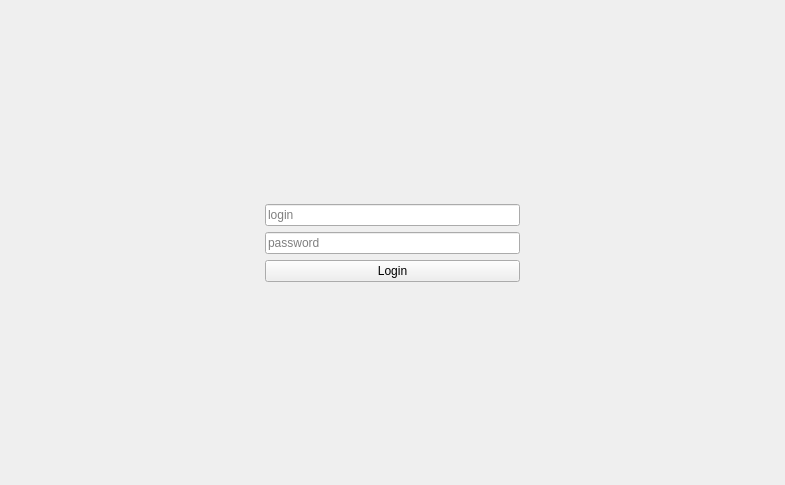
<?xml version="1.0" encoding="UTF-8"?>
<ui version="4.0">
 <class>OpenSchedulerUI::LoginWidget</class>
 <widget class="QWidget" name="OpenSchedulerUI::LoginWidget">
  <property name="geometry">
   <rect>
    <x>0</x>
    <y>0</y>
    <width>785</width>
    <height>485</height>
   </rect>
  </property>
  <property name="windowTitle">
   <string>LoginWidget</string>
  </property>
  <layout class="QHBoxLayout" name="horizontalLayout">
   <item>
    <spacer name="horizontalSpacer">
     <property name="orientation">
      <enum>Qt::Orientation::Horizontal</enum>
     </property>
     <property name="sizeHint" stdset="0">
      <size>
       <width>40</width>
       <height>20</height>
      </size>
     </property>
    </spacer>
   </item>
   <item>
    <layout class="QVBoxLayout" name="verticalLayout">
     <item>
      <spacer name="verticalSpacer_2">
       <property name="orientation">
        <enum>Qt::Orientation::Vertical</enum>
       </property>
       <property name="sizeHint" stdset="0">
        <size>
         <width>20</width>
         <height>40</height>
        </size>
       </property>
      </spacer>
     </item>
     <item>
      <widget class="QLineEdit" name="loginInput">
       <property name="placeholderText">
        <string>login</string>
       </property>
      </widget>
     </item>
     <item>
      <widget class="QLineEdit" name="passwordInput">
       <property name="echoMode">
        <enum>QLineEdit::EchoMode::Password</enum>
       </property>
       <property name="placeholderText">
        <string>password</string>
       </property>
      </widget>
     </item>
     <item>
      <widget class="QPushButton" name="loginButton">
       <property name="text">
        <string>Login</string>
       </property>
      </widget>
     </item>
     <item>
      <spacer name="verticalSpacer">
       <property name="orientation">
        <enum>Qt::Orientation::Vertical</enum>
       </property>
       <property name="sizeHint" stdset="0">
        <size>
         <width>20</width>
         <height>40</height>
        </size>
       </property>
      </spacer>
     </item>
    </layout>
   </item>
   <item>
    <spacer name="horizontalSpacer_2">
     <property name="orientation">
      <enum>Qt::Orientation::Horizontal</enum>
     </property>
     <property name="sizeHint" stdset="0">
      <size>
       <width>40</width>
       <height>20</height>
      </size>
     </property>
    </spacer>
   </item>
  </layout>
 </widget>
 <resources/>
 <connections>
  <connection>
   <sender>loginButton</sender>
   <signal>clicked()</signal>
   <receiver>OpenSchedulerUI::LoginWidget</receiver>
   <slot>loginButtonClicked()</slot>
   <hints>
    <hint type="sourcelabel">
     <x>392</x>
     <y>270</y>
    </hint>
    <hint type="destinationlabel">
     <x>392</x>
     <y>242</y>
    </hint>
   </hints>
  </connection>
 </connections>
 <slots>
  <slot>loginButtonClicked()</slot>
 </slots>
</ui>
